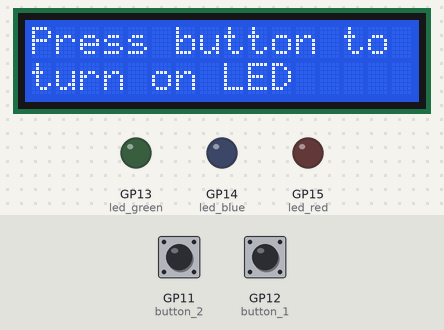
The program below on a simulated Raspberry Pi Pico running MicroPython. Shown: 16×2 character LCD, output pins drawn as LEDs (lit = HIGH). The inputs (shaded band) are chosen by the test bench; at power-on: GP12 (button_1) LOW, GP11 (button_2) LOW. The clock reads 2024-03-15 10:24:30 at power-on unless the program sets it; files the program writes start out absent; library files of the repository ran but are not shown: lcd_api.py, pico_i2c_lcd.py; what the program prints to the serial console is not drawn.

Above: at 1.2 s.
1.3 s: GP12 (button_1) pulled HIGH for 0.15 s
At 2.1 s:
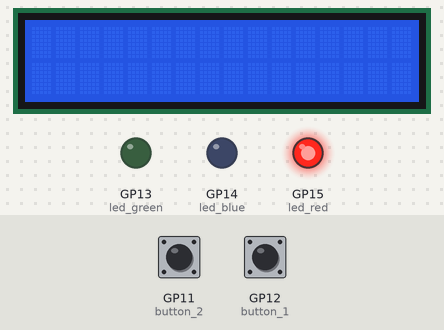
4.3 s: GP11 (button_2) pulled HIGH for 3.2 s
At 8.7 s:
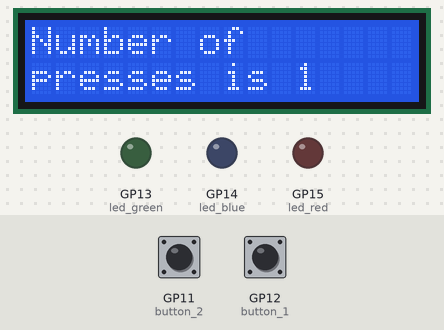
9.0 s: GP12 (button_1) pulled HIGH for 1 s
At 13.8 s:
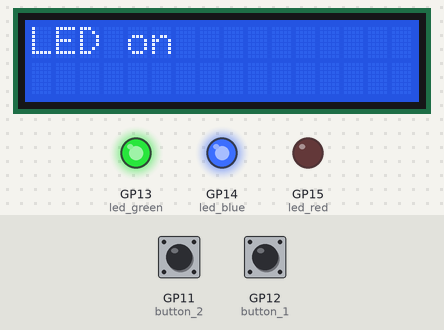
16.0 s: GP12 (button_1) pulled HIGH for 3.2 s
At 24.7 s:
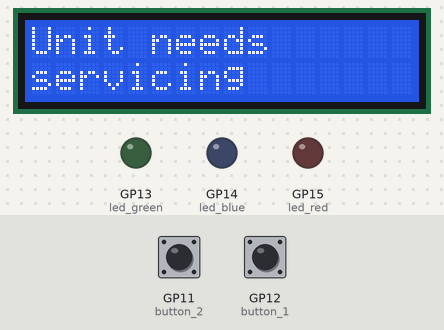
25.2 s: GP11 (button_2) driven LOW
Timing chart, 0 to 28.2 s (numbered marks = the images above; inputs shaded):
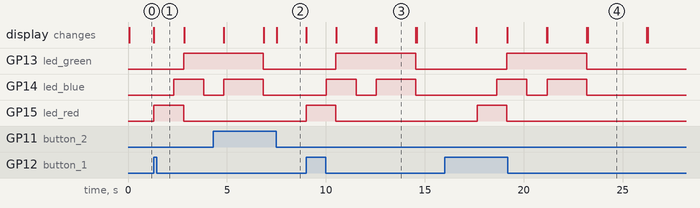

The program:

button_LCD_Led_log.py
```python
import utime
import _thread
import machine
from machine import I2C
from lcd_api import LcdApi
from pico_i2c_lcd import I2cLcd

#LDC specs
I2C_ADDR     = 0x27
I2C_NUM_ROWS = 2
I2C_NUM_COLS = 16

#inputs
button_1 = machine.Pin(12, machine.Pin.IN, machine.Pin.PULL_DOWN)
button_2 = machine.Pin(11, machine.Pin.IN, machine.Pin.PULL_DOWN)

#Outputs
led_red = machine.Pin(15, machine.Pin.OUT)
led_blue = machine.Pin(14, machine.Pin.OUT)
led_green = machine.Pin(13, machine.Pin.OUT)

i2c = I2C(0, sda=machine.Pin(0), scl=machine.Pin(1), freq=400000)
lcd = I2cLcd(i2c, I2C_ADDR, I2C_NUM_ROWS, I2C_NUM_COLS)

lcd.putstr("Press button to turn on LED")
n=0 #starts cycle count at 0


while True:
    if button_1.value() == 1: #press button to turn on LEDs
        print("pressed 1")
        lcd.clear()
        led_red.value(1)
        utime.sleep(1)
        led_blue.value(1)
        utime.sleep(0.5)
        led_green.value(1)
        led_red.value(0)
        lcd.putstr("You pressed the button")
        utime.sleep(1)
        led_blue.value(0)
        utime.sleep(1)
        lcd.clear()
        lcd.putstr("LED on")
        led_blue.value(1)


        utime.sleep(2)
        led_red.value(0)
        led_blue.value(0)
        led_green.value(0)
        lcd.clear()


        n=n+1 #adds one to cycle count
        file=open("presses.txt","w") #creates file
        file.write("Number of presses is: ") #records n value
        file.write(str(n))
        file.flush()

        if n==2:
            time = utime.localtime() # records time when first service warning is given

        if n>1:
            lcd.clear()
            lcd.putstr("Unit needs      servicing") #puts service warning on LCD after more than 1 press
            utime.sleep(3)
            lcd.clear()
            file.write(". Service warning given on ") #puts service warning in log

            file.write("{year:>04d}/{month:>02d}/{day:>02d} {HH:>02d}:{MM:>02d}:{SS:>02d}".format(
            year=time[0], month=time[1], day=time[2],
            HH=time[3], MM=time[4], SS=time[5])) #with time
            file.flush()


        lcd.putstr("Press button to turn on LED")


    if button_2.value() == 1:
        lcd.clear()
        print("pressed 2")
        lcd.putstr("Number of       presses is ") #displays number of cycles on LCD when button two is pressed
        lcd.putstr(str(n))


    
```

Measured:
- after the input at 1.3 s, GP13 (led_green): LOW → HIGH after 1.5 s; GP14 (led_blue): LOW → HIGH after 1.0 s, → LOW 1.5 s later; GP15 (led_red): LOW → HIGH at once, → LOW 1.5 s later; the display: changes at once (image 1)
- after the input at 9.0 s, GP13 (led_green): LOW → HIGH after 1.5 s, → LOW 4.0 s later; GP14 (led_blue): LOW → HIGH after 1.0 s, → LOW 1.5 s later, → HIGH 1.0 s later, → LOW 2.0 s later; GP15 (led_red): LOW → HIGH at once, → LOW 1.5 s later; the display: first changes at once (image 3 shows a later state)
- after the input at 16.0 s, GP13 (led_green): LOW → HIGH after 3.1 s, → LOW 4.0 s later; GP14 (led_blue): LOW → HIGH after 2.6 s, → LOW 1.5 s later, → HIGH 1.0 s later, → LOW 2.0 s later; GP15 (led_red): LOW → HIGH after 1.6 s, → LOW 1.5 s later
- what the display in image 3 shows lasts 2.0 s, from 12.5 s to 14.5 s
